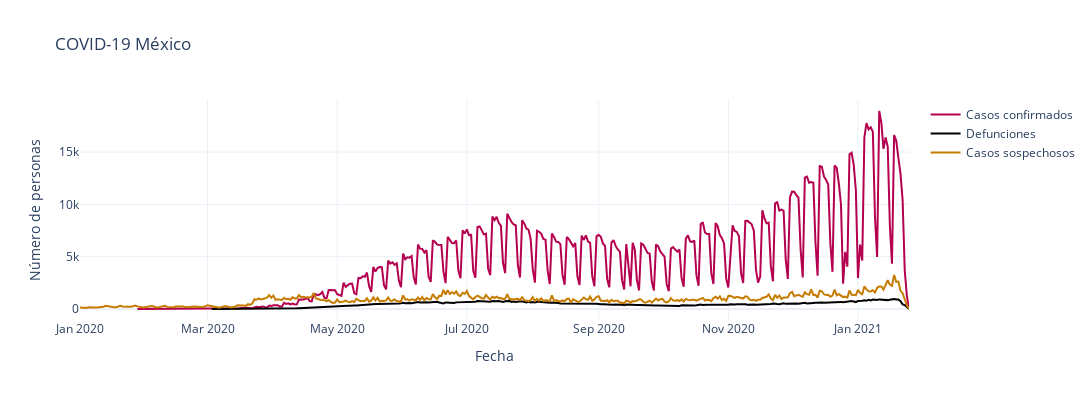

The notebook cell saved with this chart:
### Code cell
# Ploting each line in the same figure ...

# fig_2 = px.line(confirmados_por_fecha, x = "fecha_sintomas", y = "confirmados", width = 1000, height= 300,
#                  labels= dict(fecha_sintomas = "Fecha", confirmados = "Número de personas", name = "Casos confirmados"))

fig_2 = go.Figure()

fig_2.add_trace(go.Scatter(x = confirmados_por_fecha["fecha_ingreso"], y = confirmados_por_fecha["confirmados"], 
                mode = "lines",name = "Casos confirmados", line = dict(color = "#b4004e")) )
fig_2.add_trace(go.Scatter(x = defunciones_por_fecha["fecha_defuncion"], y = defunciones_por_fecha["defunciones"], 
                mode = "lines",name = "Defunciones", line = dict(color = "black") ) )
fig_2.add_trace(go.Scatter(x = sospechosos_por_fecha["fecha_sintomas"], y = sospechosos_por_fecha["sospechosos"],
                mode = "lines", name = "Casos sospechosos", line = dict(color = "#c67c00")))

fig_2.update_xaxes(showgrid = True, title = "Fecha")
fig_2.update_yaxes(showgrid = True , title = "Número de personas")
fig_2.update_layout( width = 1200, height= 400 , title = "COVID-19 México")
fig_2.show()

### Figure 1 — Plotly figure (JSON) as saved in the notebook; plotly's stock layout.template omitted (floating-point values rounded to 4 significant figures; data arrays with more than 128 entries replaced by an {"elided": "..."} marker saying what was removed)
{"data": [{"line": {"color": "#b4004e"}, "mode": "lines", "name": "Casos confirmados", "type": "scatter", "x": {"elided": "338 str values"}, "y": {"elided": "338 int values"}}, {"line": {"color": "black"}, "mode": "lines", "name": "Defunciones", "type": "scatter", "x": {"elided": "315 str values"}, "y": {"elided": "315 int values"}}, {"line": {"color": "#c67c00"}, "mode": "lines", "name": "Casos sospechosos", "type": "scatter", "x": {"elided": "391 str values"}, "y": {"elided": "391 int values"}}], "layout": {"height": 400, "title": {"text": "COVID-19 México"}, "width": 1200, "xaxis": {"showgrid": true, "title": {"text": "Fecha"}}, "yaxis": {"showgrid": true, "title": {"text": "Número de personas"}}}}
